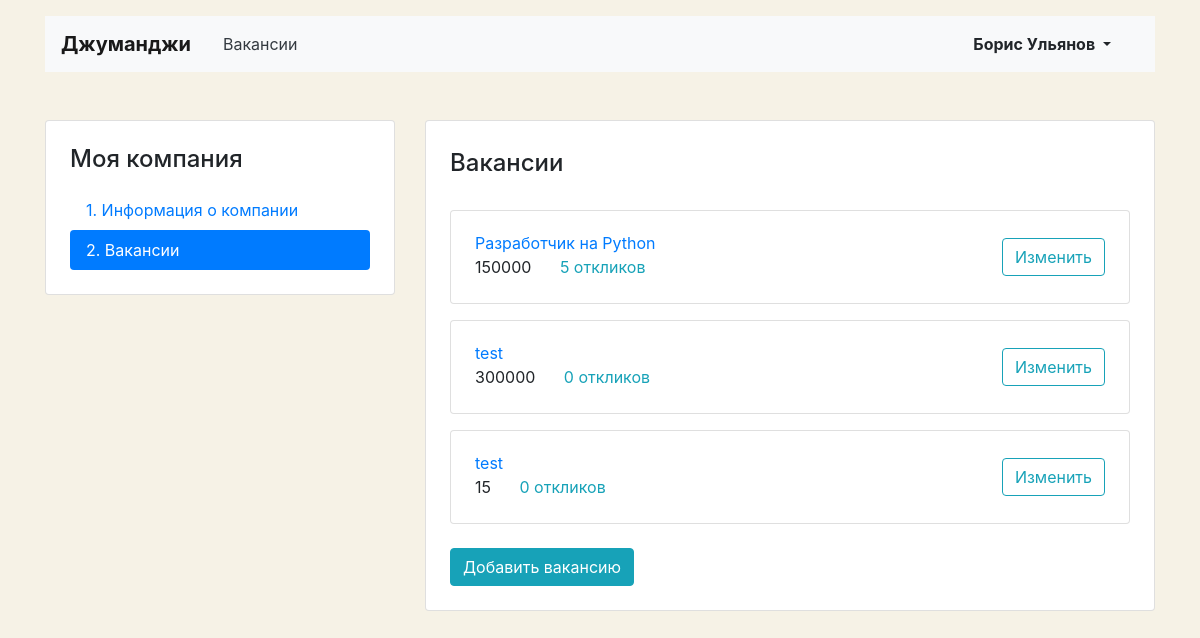
Before: /mycompany/vacancies/ (signed in) with the older database file.
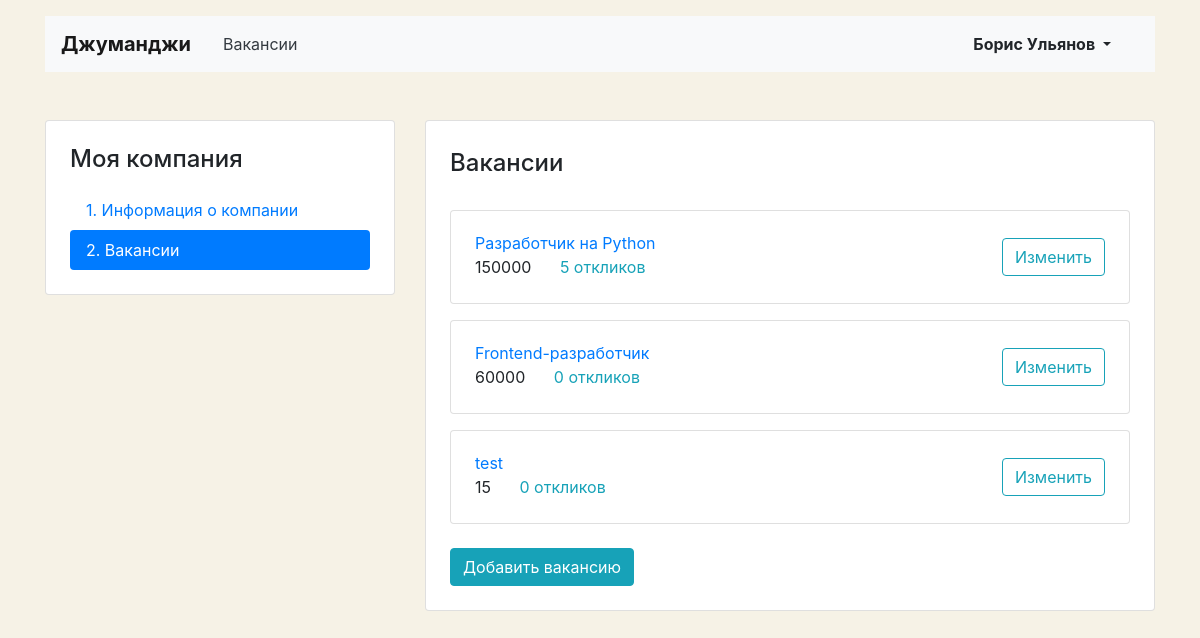
After: the same page with the newer database file.
### vacancies/models.py (models this page shows, shortened)
class Vacancy(models.Model):
    title = models.CharField(max_length=50, verbose_name='Название вакансии')
    specialty = models.ForeignKey('Specialty', related_name="vacancies", on_delete=models.CASCADE,
                                  verbose_name='Специализация')
    company = models.ForeignKey('Company', related_name="vacancies", on_delete=models.CASCADE)
    skills = models.CharField(max_length=200, verbose_name='Требуемые навыки')
    description = models.TextField(verbose_name='Описание вакансии')
    salary_min = models.IntegerField(verbose_name='Зарплата от')
    salary_max = models.IntegerField(verbose_name='Зарплата до')
    published_at = models.DateField(default=timezone.now)

### vacancies/views.py (the view)
# urls.py: path('mycompany/vacancies/', views.ListVacanciesCompanyView.as_view(), name='list_vacancies_company'),
class ListVacanciesCompanyView(LoginRequiredMixin, View):
    def get(self, request):
        vacancies_by_company = Vacancy.objects.filter(company__owner_id=self.request.user)
        return render(request, 'vacancies/vacancy-list.html', {'vacancies_by_company': vacancies_by_company})

### vacancies/templatetags/ru_pluralize.py (called while the page is built)
@register.filter()
def ru_pluralize(number: Union[int, str], arg: str = 'дурак,дурака,дураков'):
    nominative_singular, genitive_singular, genitive_plural = arg.split(',')
    number = abs(int(number))
    if 10 <= number % 100 <= 20:
        return f'{number} {genitive_plural}'
    if number % 10 == 1:
        return f'{number} {nominative_singular}'
    if 2 <= number % 10 <= 4:
        return f'{number} {genitive_singular}'
    return f'{number} {genitive_plural}'

### vacancies/templates/vacancies/vacancy-list.html (shortened to what this page needs)
{% extends 'vacancies/base_my_company.html' %}
{% load ru_pluralize %}
{% block content %}
  <main class="container mt-3 pb-5">
    <div class="row mt-5">
      <div class="col-12 col-lg-4">
        <aside class="pt-3 pb-4 px-4 mb-5 card">
          <h1 class="h4 pt-2 pb-2">Моя компания</h1>
          <div class="nav flex-column nav-pills" id="v-pills-tab" role="tablist" aria-orientation="vertical">
            <a class="nav-link" href="{% url 'edit_company' %}">1. Информация о&nbsp;компании</a>
            <a class="nav-link active" href="{% url 'list_vacancies_company' %}">2. Вакансии</a>
          </div>
        </aside>
      </div>
      <div class="col-12 col-lg-8">
        <div class="card">
          <div class="card-body px-4 pb-4">
            <section class="tab-pane fade show active">
              <h2 class="h4 pt-2 pb-3">Вакансии</h2>
            {% for vacancy in vacancies_by_company %}
              <div class="card mt-3">
                <div class="card-body px-4">
                  <div class="row align-items-center">
                    <div class="col-6 col-lg-8">
                      <a href="{% url 'vacancy' vacancy.id %}" class="mb-1">{{ vacancy.title }}</a>
                      <p class="mb-1">
                        <span class="mr-4">{{ vacancy.salary_max }}
                        </span><a href="{% url 'edit_vacancy_company' vacancy.pk %}" class="text-info">
                          {{ vacancy.applications.count|ru_pluralize:'отклик,отклика,откликов' }}</a>
                      </p>
                    </div>
                    <div class="col-6 col-lg-4 text-right">
                      <a href="{% url 'edit_vacancy_company' vacancy.pk %}" class="btn btn-outline-info">Изменить</a>
                    </div>
                  </div>
                </div>
              </div>
            {% endfor %}
            </section>
            <div class="mt-4 text-left">
                <a href="{% url 'create_vacancy_company' %}" class="btn btn-info">Добавить вакансию</a>
            </div>
          </div>
        </div>
      </div>
    </div>
  </main>
{% endblock %}

Changed rows visible on the page:
changed Vacancy: title "test" → "Frontend-разработчик"; salary_max "300000" → "60000"
